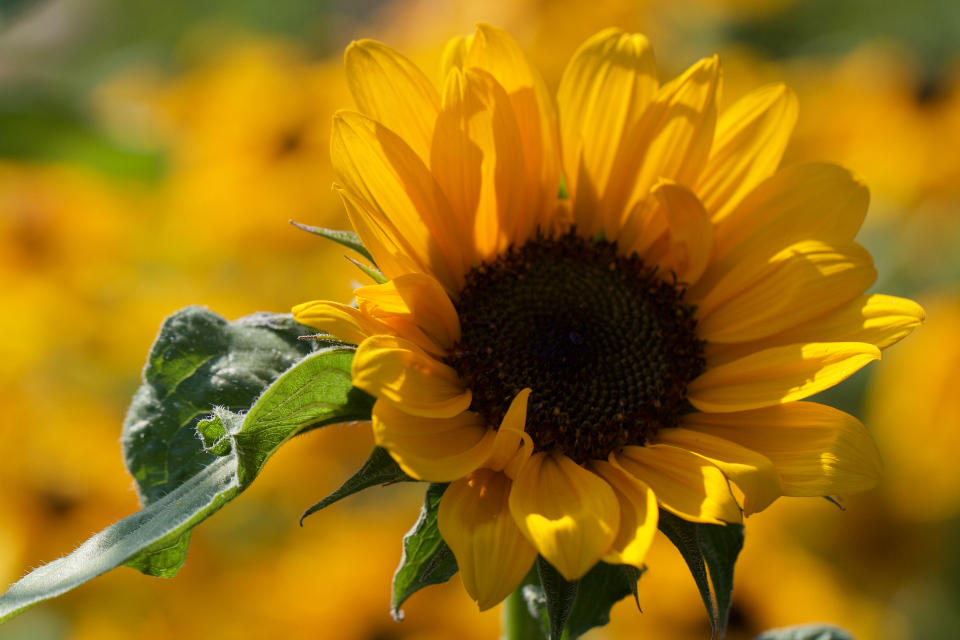
#> input picture computer_vision/openCV/sunflower.jpg, 960 x 640 px
$ python convert_to_gray_scale.py
#> lines starting #> are read from the running program, lines starting #| are printed output that depends on the picture
#!/usr/bin/env python3
# -*- coding: utf-8 -*-
"""
Created on Wed Feb 21 08:58:45 2018

@author: kannan.kalidasan
"""

import cv2

def main():
    print(cv2.__version__)
    imgpath="sunflower.jpg"
    # read the image and store it in img variable
    img = cv2.imread(imgpath)
#> img is the input picture: shape (640, 960, 3); mean B, G, R 14, 113.5, 155.1
    img = cv2.imread(imgpath,0) # default mode
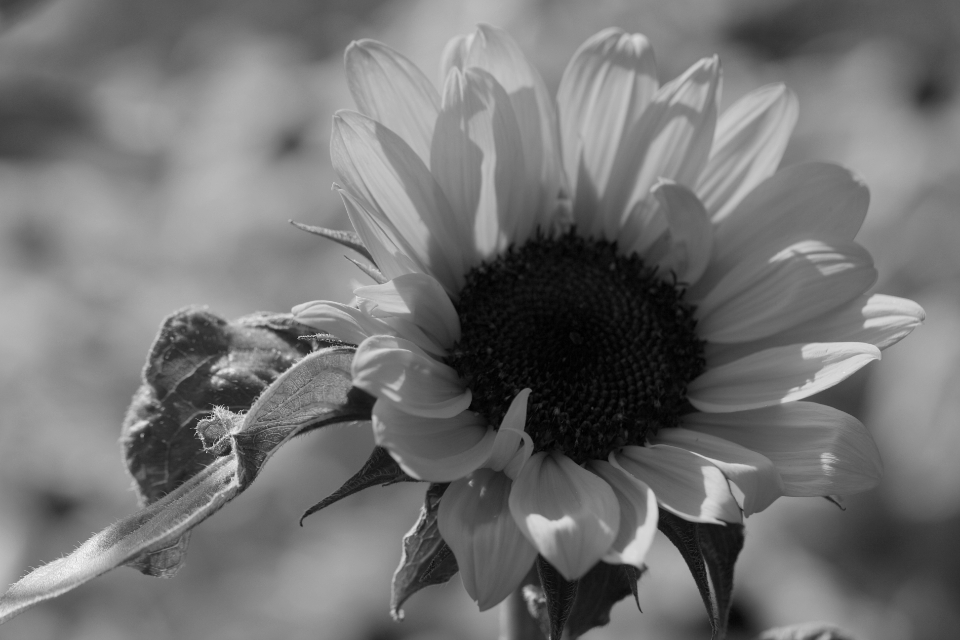
#> img: shape (640, 960); min 0, max 244, mean 114.6
    #img = cv2.imread(imgpath,0) # gray scale mode
    #img = cv2.imread(imgpath,-1) # load as it is and also save the alpha transparency in the image
    cv2.namedWindow('Lena',cv2.WINDOW_AUTOSIZE)

    cv2.startWindowThread()

    outputpath="sunflower-gray.jpg"
    cv2.imwrite(outputpath,img)

if __name__ == "__main__":
    main()
